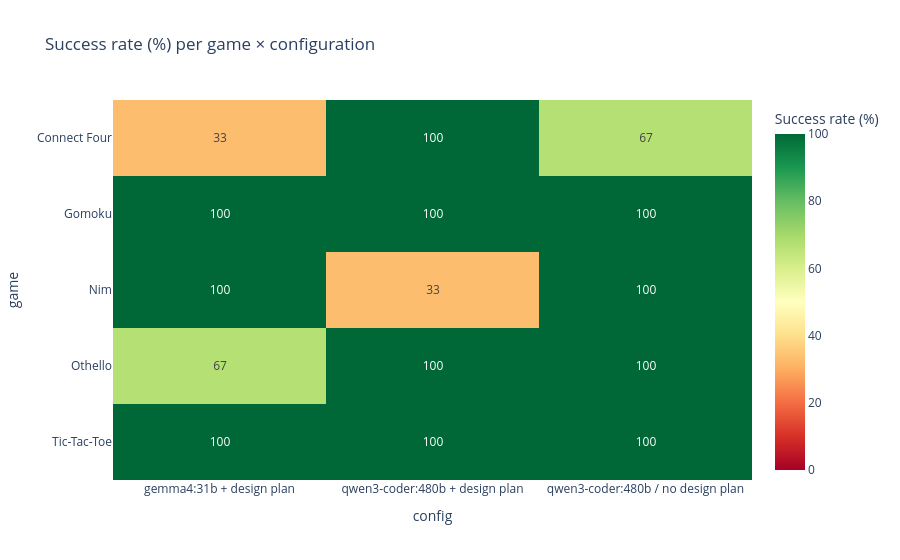

Source (notebook cell):
### Markdown cell above
## 3. Success rate per game per config

### Code cell
heatmap_data = (
    df.groupby(["game", "config"])["success"]
    .mean()
    .mul(100)
    .round(0)
    .unstack("config")
)

fig = px.imshow(
    heatmap_data,
    text_auto=True,
    color_continuous_scale="RdYlGn",
    zmin=0,
    zmax=100,
    title="Success rate (%) per game x configuration",
    labels={"color": "Success rate (%)"},
    aspect="auto",
)
fig.show()

### Figure 1 — Plotly figure (JSON) as saved in the notebook; plotly's stock layout.template omitted (floating-point values rounded to 4 significant figures)
{"data": [{"coloraxis": "coloraxis", "hovertemplate": "config: %{x}<br>game: %{y}<br>Success rate (%): %{z}<extra></extra>", "name": "0", "texttemplate": "%{z}", "type": "heatmap", "x": ["gemma4:31b + design plan", "qwen3-coder:480b + design plan", "qwen3-coder:480b / no design plan"], "xaxis": "x", "y": ["Connect Four", "Gomoku", "Nim", "Othello", "Tic-Tac-Toe"], "yaxis": "y", "z": [[33.0, 100.0, 67.0], [100.0, 100.0, 100.0], [100.0, 33.0, 100.0], [67.0, 100.0, 100.0], [100.0, 100.0, 100.0]]}], "layout": {"coloraxis": {"autocolorscale": false, "cmax": 100, "cmin": 0, "colorbar": {"title": {"text": "Success rate (%)"}}, "colorscale": [[0, "rgb(165,0,38)"], [0.1, "rgb(215,48,39)"], [0.2, "rgb(244,109,67)"], [0.3, "rgb(253,174,97)"], [0.4, "rgb(254,224,139)"], [0.5, "rgb(255,255,191)"], [0.6, "rgb(217,239,139)"], [0.7, "rgb(166,217,106)"], [0.8, "rgb(102,189,99)"], [0.9, "rgb(26,152,80)"], [1, "rgb(0,104,55)"]]}, "title": {"text": "Success rate (%) per game × configuration"}, "xaxis": {"anchor": "y", "domain": [0, 1], "title": {"text": "config"}}, "yaxis": {"anchor": "x", "autorange": "reversed", "domain": [0, 1], "title": {"text": "game"}}}}
